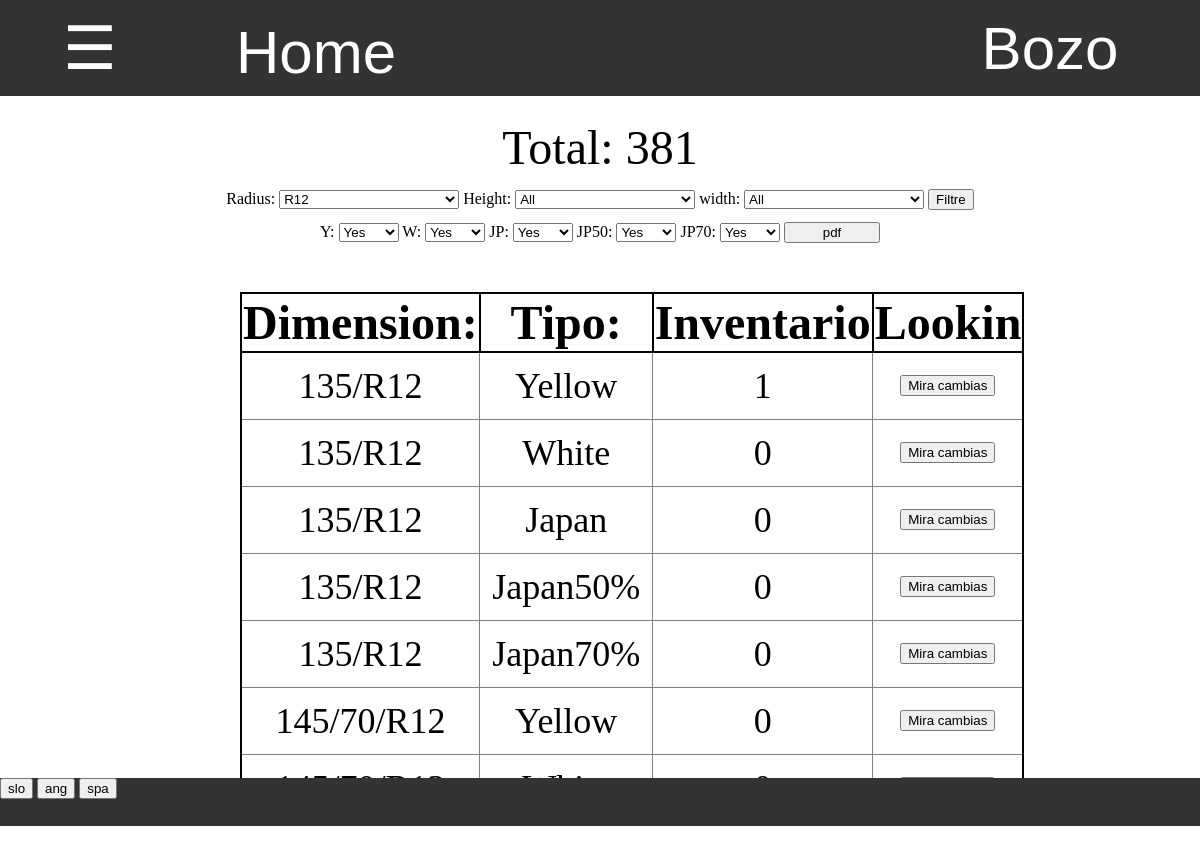
The page /zaloga/ (signed in) on the database as committed earlier.
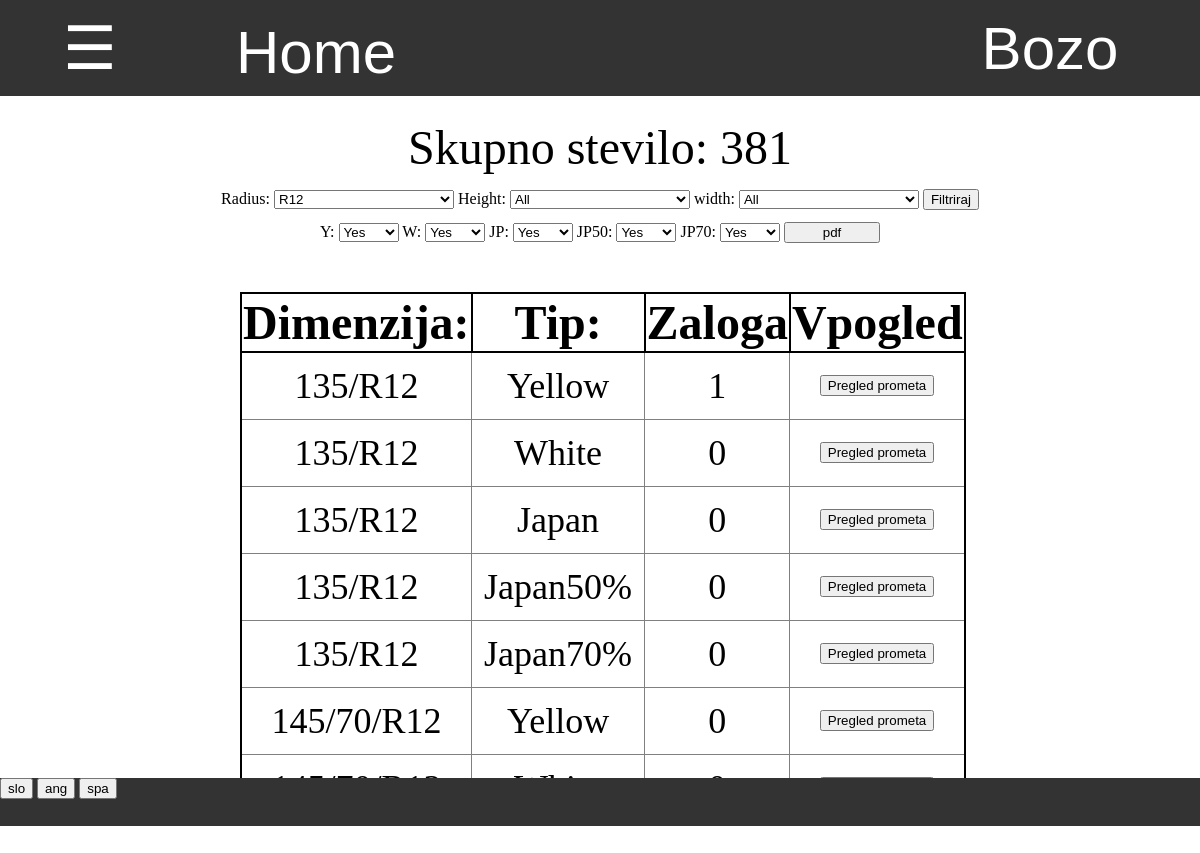
The same page on the database as committed later.
### program/models.py (models this page shows)
class Profil(models.Model):
    user = models.OneToOneField(User,on_delete=models.CASCADE)
    jezik =  models.CharField(default="spa",max_length=3, choices=JEZIKI)

### zaloga/views.py (the view)
# urls.py: path('', views.pregled_zaloge, name='pregled_zaloge'),
@login_required
def pregled_zaloge(request):
    if request.method == "GET":
        sestavine = zaloga.sestavina_set.all()
        radius = request.GET.get('radius','R12')
        height = request.GET.get('height','all')
        width = request.GET.get('width', 'all')
        if radius != "all":
            sestavine = sestavine.filter(dimenzija__radius=radius)
        if height != "all":
            sestavine = sestavine.filter(dimenzija__height=height)
        if width != "all":
            if "C" in width:
                width = width.replace('C','')
                sestavine = sestavine.filter(dimenzija__width=width, dimenzija__special = True)
            else:
                sestavine = sestavine.filter(dimenzija__width=width, dimenzija__special = False)
        tipi = []
        for tip in zaloga.vrni_tipe:
            if request.GET.get(tip[0],"true") == "true":
                tipi.append(tip)
        sestavine = sestavine.values(
            'dimenzija__dimenzija',
            'pk',
            'Y',
            'W',
            'JP',
            'JP50',
            'JP70',
        )
        skupno = 0
        for sestavina in sestavine:
            for tip in tipi:
                skupno += sestavina[tip[0]]
        slovar = {
            'sestavine':sestavine,
            'tipi':tipi,
            'radius':radius,
            'height':height,
            'width':width,
            'skupno':skupno
        }
        return pokazi_stran(request, 'zaloga/zaloga.html', slovar)

### program/models.py (called while the page is built)
    @property
    def vrni_jezike(self):
        return JEZIKI

### zaloga/models.py (called while the page is built)
    @property
    def vrni_razlicne_radiuse(self):
        razlicni_radiusi = []
        for radius in self.sestavina_set.all().values('dimenzija__radius').distinct().order_by('dimenzija__radius'):
            razlicni_radiusi.append(radius['dimenzija__radius'])
        return razlicni_radiusi

    @property
    def vrni_dimenzije(self):
        return Dimenzija.objects.all().values_list('dimenzija','radius','height','width','special')

    @property
    def vrni_tipe(self):
        return TIPI_SESTAVINE

### zaloga/templatetags/zaloga_exstras.py (called while the page is built)
@register.filter
def keyvalue(dict, key):
    return dict[key]

### zaloga/views.py (called while the page is built)
def vrni_slovar(request):
    with open('slovar.json') as dat:
        slovar = json.load(dat)
    return slovar

def pokazi_stran(request, html, baze={}):
    slovar = {'prodaja':prodaja, 'zaloga':zaloga,'program':program,'slovar':vrni_slovar(request),'jezik':request.user.profil.jezik}
    slovar.update(baze)
    return render(request, html, slovar)

### zaloga/templates/zaloga/zaloga.html (shortened to what this page needs)
{% extends 'program/base.html' %}
{% load zaloga_exstras %}
{% block content %}
    <div class="title">
        {{slovar|keyvalue:'Skupno stevilo'|keyvalue:jezik}}: {{skupno}}
    </div>
    <div class="filter">
        <div style="display:block">
            <form id="filter" action="{% url 'pregled_zaloge' %}" method="GET">
                {% include "program/dinamic_select.html" %}
                <input type="submit" value="{{slovar|keyvalue:'Filtriraj'|keyvalue:jezik}}">
            </form>
        </div>
        <div style="display:block;margin-top:1%">
            {% for tip in zaloga.vrni_tipe %}
                {{tip.0}}:
                <select style="width:5%" form="filter" name="{{tip.0}}">
                    {% if tip in tipi %}
                        <option value="true" selected> Yes </option>
                    {% else %}
                        <option value="true"> Yes </option>
                        <option value="false" selected> No </option>
                    {% endif %}
                </select>
            {% endfor %}
            <form style="display:inline-block;width:8%" action="{% url 'pdf_zaloge' %}" method="POST">
                <input style="width:100%"type="submit" value="pdf">
            </form>
        </div>
    </div>
    <div class="table">
        <table class="tabela_vnosov" >
            <tr class="header">
                <th width="30%">
                    {{slovar|keyvalue:'Dimenzija'|keyvalue:jezik}}:
                </th>
                <th width="25%" class="tip">
                    {{slovar|keyvalue:'Tip'|keyvalue:jezik}}:
                </th>
                <th width="25% class="total">
                    {{slovar|keyvalue:'Zaloga'|keyvalue:jezik}}
                </th>
                {% if perms.zaloga.view_sprememba %}
                <th width="20%" class="vpogled">
                    {{slovar|keyvalue:'Vpogled'|keyvalue:jezik}}
                </th>
                {% endif %}
            </tr>
                {% for sestavina in sestavine %}
                    {% for tip in tipi %}
                        <tr class="vrstica vrstica_{{tip.0}}">
                            <td> {{sestavina.dimenzija__dimenzija}} </td>
                            <td> {{ tip.1 }} </td>
                            <td> {{sestavina|keyvalue:tip.0}} </td>
                            <td>
                                <form action="{% url 'pregled_prometa' %}" method="GET">
                                    <input type="submit" value="{{slovar|keyvalue:'Pregled prometa'|keyvalue:jezik}}">
                                </form>
                            </td>
                        </tr>
                    {% endfor %}
                {% endfor %}
        </table>
    </div>
{% endblock %}

Rows that differ between the two databases and show on the page:
changed Profil: jezik "Total" → "Skupno stevilo"; jezik "Filtre" → "Filtriraj"; jezik "Dimension" → "Dimenzija"; jezik "Tipo" → "Tip"; jezik "Inventario" → "Zaloga"; jezik "Lookin" → "Vpogled"; jezik "Mira cambias" → "Pregled prometa"
